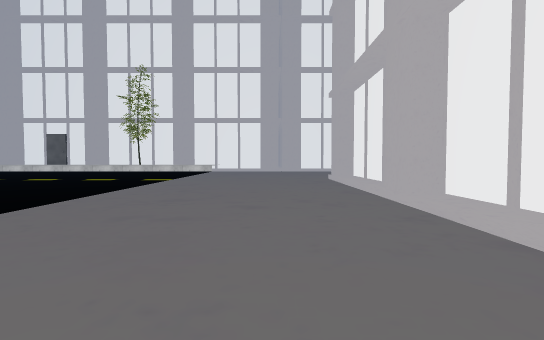
[1] (above)

20 first-person views from a walk through a scene from a Unity 3-D project. The camera is 1.5 m above the floor, tilts 2° down and sees 85° across. The floor is counted in squares, 2 m on a side. Each view is taken from the middle of a square. On the plan, view 1 faces up. The plan holds only what a view shows up to about 10 squares ahead; the rest is blank. The place goes on beyond the plan. The player character is not drawn. Door leaves are left out, so doorways stand open. Some surface patterns are stand-ins.

[2]
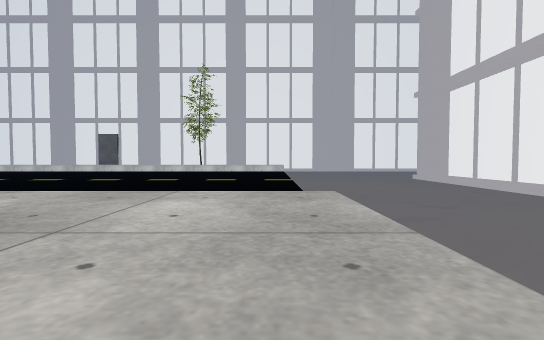

[3]
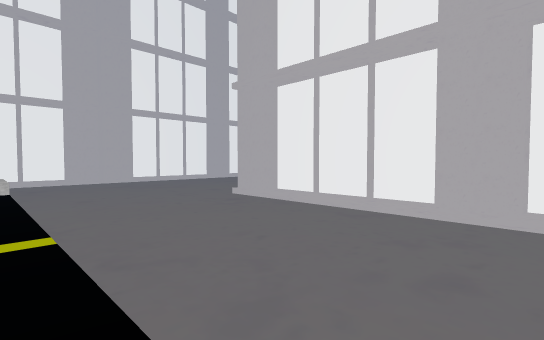

[4]
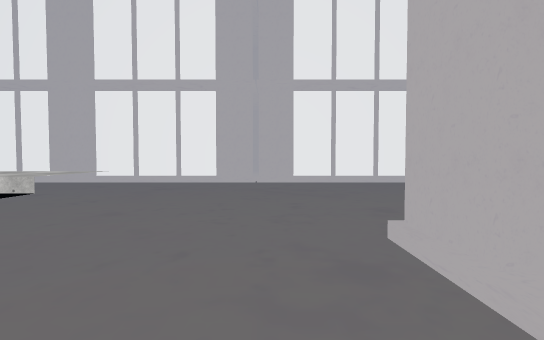

[5]
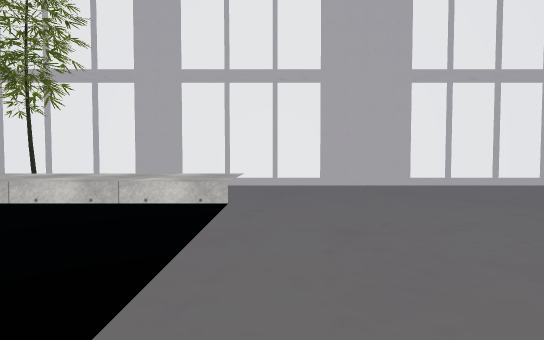

[6]
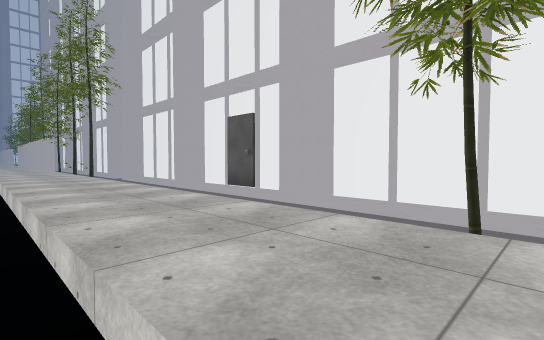

[7]
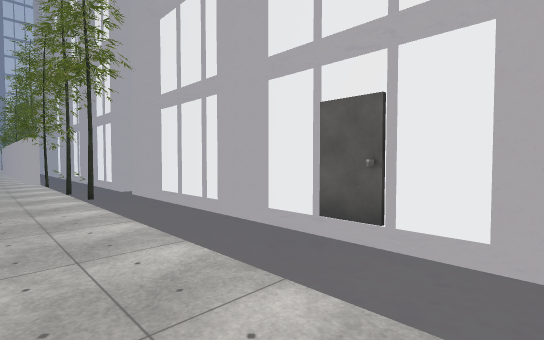

[8]
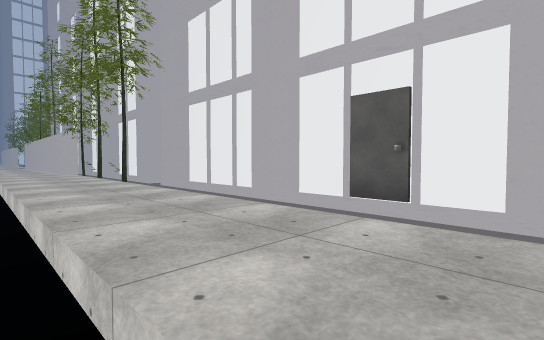

[9]
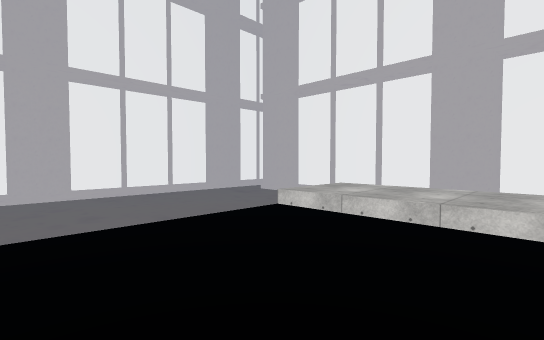

[10]
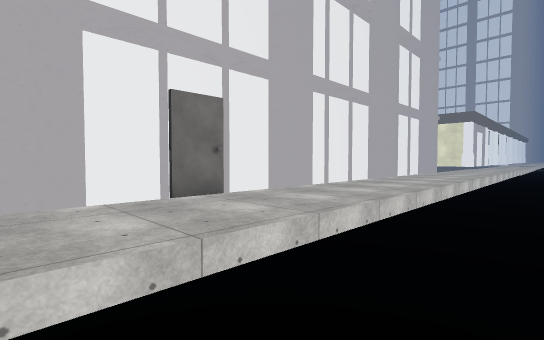

[11]
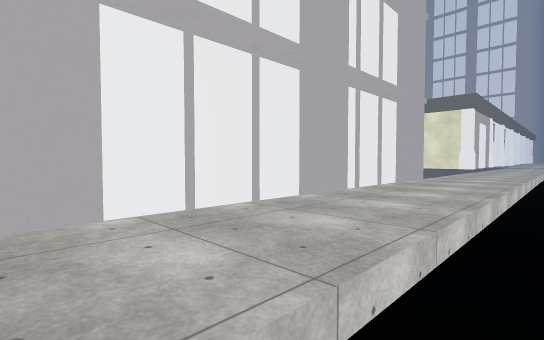

[12]
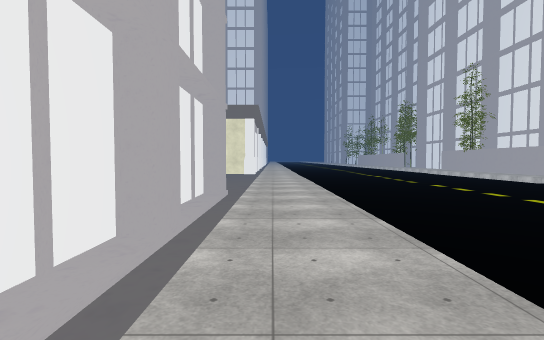

[13]
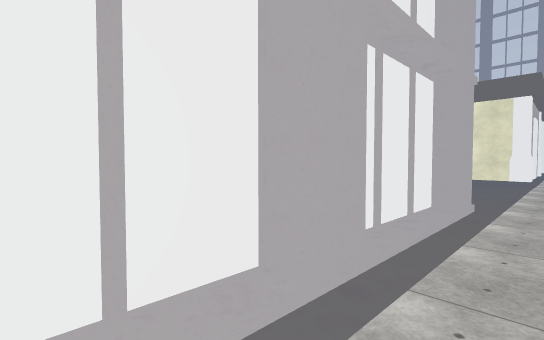

[14]
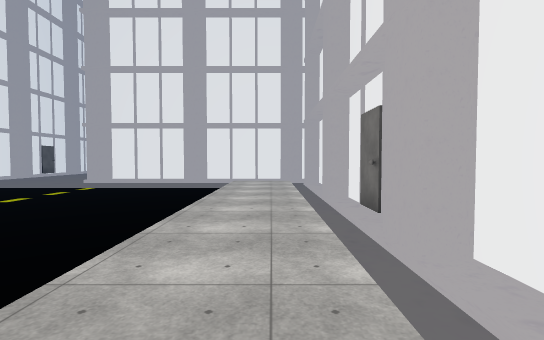

[15]
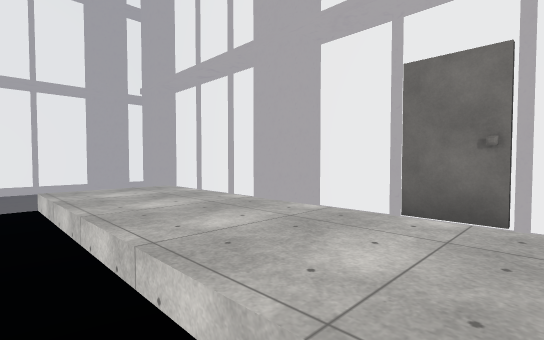

[16]
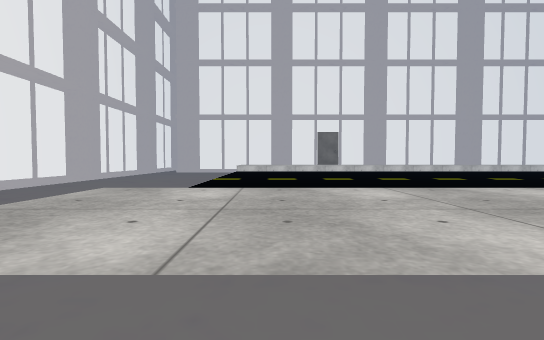

[17]
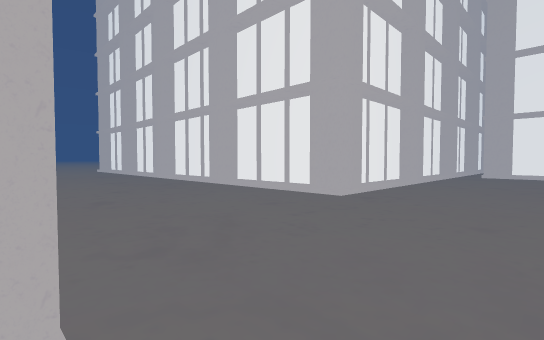

[18]
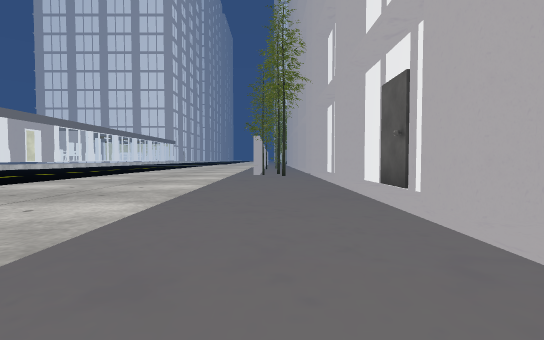

[19]
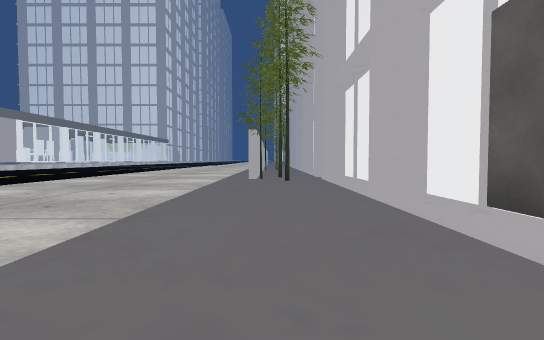

[20]
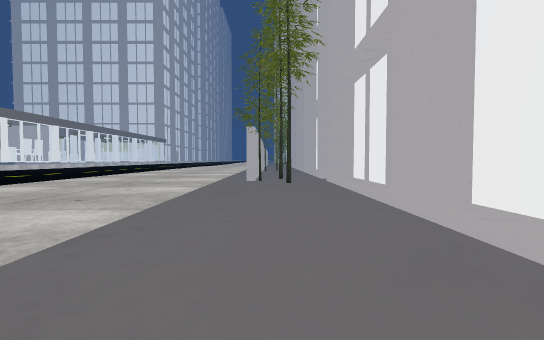

### Floor plan
Key: @ floor where view 1 was taken; # wall or solid block; . main floor; : floor 0.5 m higher than the main floor; + floor 1 m higher than the main floor; / step, stairs or slope.
Columns run from 21 left of view 1 to 6 right of it. Each row starts with its distance up from view 1.
 18  ###########################
 17 .#////#////#////#////##////#
 16 ..............  ............
 15 #..............#............
 14 +++++++++++++++++++.........
 13 +++++++++++++++++++.........
 12   :::::::::::::::::.........
 11                   :.........
 10      :         ::::..../###
  9                  ::..../#
  8             :::::::..../#
  7             :::::::..../#
  6                : ::..../#
  5                  ::..../#
  4                  ::..../#
  3        :::::::    :..../#
  2 +++++++++++++++++++..../#
  1 +++++++++++++++++++ .../#
  0 ...................  @.##
 -1 ./######################

Positions as (right, up) in squares from view 1, and headings:
1: (0, 0), facing up
2: (-3, 0), facing up
3: (-3, 4), facing up-right
4: (1, 8), facing up
5: (-2, 9), facing up
6: (-6, 12), facing up-left
7: (-10, 13), facing up-left
8: (-10, 12), facing up-left
9: (-6, 6), facing down-right
10: (-4, 4), facing down-left
11: (-9, 3), facing down-left
12: (-10, 1), facing left
13: (-12, 1), facing down-left
14: (-13, 1), facing right
15: (-8, 3), facing down-right
16: (-4, 15), facing down
17: (-2, 17), facing down-right
18: (-7, 15), facing left
19: (-10, 15), facing left
20: (-11, 15), facing left
